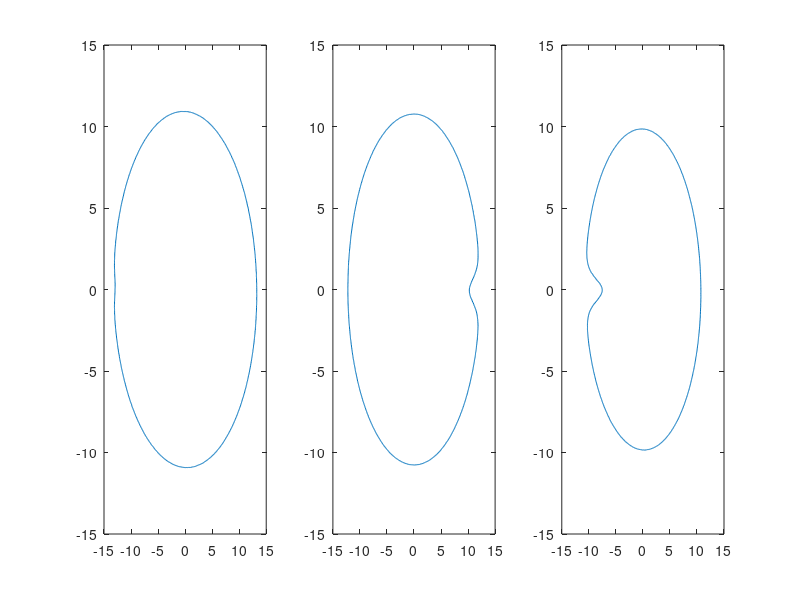

This chart was generated by the following MATLAB code:
% Generate realish looking stalk with synthetic data
%
% Features include 3 segments, upper segments taper, bowed segments,
% full interior, and rotated middle section.
%
% JH 8/8/2018
%
% =================== FROM DR COOK's "synthetic_stalk_sections.m" =====
% parameterized corn stalk cross-section
% Enumerating parameters:
%   - major diameter
%   - minor diameter
%   - notch depth
%   - notch width  <<<<----- THIS NEEDS WORK TO ALLOW FULL CONTROL!!!!!!
%   - amplitude of x-asymmetry
%   - location of x-asymmetry
%   - amplitude of y-asymmetry
%   - location of y-asymmetry
%   - probably should add breadth of x and y asymmetry features.  WHAT IS
%   THIS?

clear
clc

N = 1000;
theta = linspace(0,2*pi,N);
nloc = pi;  % notch location?
m = 1; % multiplier

% Data = [1;
%     24;
%     22.53;
%     23.3;
%     21;
%     0;
%     0;
%     41.08];

for i = 1:3
    
    %     % Basic Geometry
    %     min_diam = unifrnd(15,20);
    %     maj_diam = unifrnd(20,25);
    %    % Notch Geometry
    %     ndepth = unifrnd(0.1,0.25);
    %     nwidth = 1;
    


% DEFINE DESIRED GEOMETRY FOR EACH INTERNODE
        if i == 1       % Segments 5-7 (Top)
            min_diam = 22.6;
            maj_diam = 26.84;
            ndepth = 0.023;
            nwidth = 1;
        elseif i == 2
            min_diam = 21.3;
            maj_diam = 23.75;
            ndepth = .168;
            nwidth = 1;
        else
            min_diam = 19.64;
            maj_diam = 21.15;
            ndepth = .303;
            nwidth = 1;
        end
    
    min_diam = min_diam*m/2;
    maj_diam = maj_diam*m/2;
    ndepth = ndepth*m;
    
    
    % x-Asymmetry
    aAmp = unifrnd(-0.05,0.05);
    aSym = unifrnd(-pi,pi);
    
    % Random Noise
    noisex = unifrnd(-0.001,0.001,1,N);
    noisey = unifrnd(-0.001,0.001,1,N);
    
%     % playing with ndepth and nwidth to find problems in equation
%     nloc = pi;
%     ndepth = 0.3;
%     nwidth = 0.75;
    
    notch = ndepth./cosh((10/nwidth)*(theta-nloc)).^2;
%     figure(1)
%     plot(theta,notch)
%     notch(notch <= 0.001) = 0;
    % Could use the first non-zero point to determine where to start
    % looking for the notch measurement points. Look into the parametric
    % equations of the 
    
    asymmetry = aAmp*sin(theta - aSym);
    
    x = maj_diam*(cos(theta) + noisex + notch + asymmetry);
    
    %if mod(i,2) == 0, x = x*-1; end        % WHAT DOES THIS DO?
    
    % y-Asymmetry
    aAmp = unifrnd(-0.05,0.05);
    aSym = unifrnd(-pi,pi);
    asymmetry = aAmp*sin(theta - aSym);
    
    y = min_diam*(sin(theta) + noisey + asymmetry);
    rindx = unifrnd(0.92,0.94); % IS THIS EVEN USED DOWN THE LINE?
    rindy = unifrnd(0.92,0.94);
    
    X(i,:) = x;
    Y(i,:) = y;
end

%========================================================================
alpha = -(2*pi)*.5;         % must be a negative number for the shift function
% to work properly
% rotation matrix reassignment
new = ([X(2,:)' Y(2,:)']) *([cos(alpha) -sin(alpha); sin(alpha) cos(alpha)]);
Y(2,:) = new(:,2)';
X(2,:) = new(:,1)';


% Shift function
% Reassigns index values to compensate for the rotation
shift = round((-100*alpha)/(2*pi));

X2prime = zeros(1,(length(X) + shift));
X2prime((shift+1):end) = X(2,:);
X2prime(1:shift+1) = X2prime((length(X):end));
X2prime = X2prime(1:length(X));
X(2,:) = X2prime;

Y2prime = zeros(1,(length(Y) + shift));
Y2prime((shift+1):end) = Y(2,:);
Y2prime(1:shift+1) = Y2prime((length(Y):end));
Y2prime = Y2prime(1:length(Y));
Y(2,:) = Y2prime;

r = 15;
% Plot cross sections of stalks
figure(2)
hold on
set(gcf, 'Position', [300, 300, 1000, 350])

subplot(1,3,1)
plot(X(1,:),Y(1,:))
xlim([-r r])
ylim([-r r])

subplot(1,3,2)
plot(X(2,:),Y(2,:))
xlim([-r r])
ylim([-r r])

subplot(1,3,3)
plot(X(3,:),Y(3,:))
xlim([-r r])
ylim([-r r])

Xs(1,:) = X(1,:);
Ys(1,:) = Y(1,:);
Xs(1,100) = Xs(1,1);    % Solve the small gap problem
Ys(1,100) = Ys(1,1);

Xs(2,:) = X(2,:);
Ys(2,:) = Y(2,:);
Xs(2,100) = Xs(2,1);
Ys(2,100) = Ys(2,1);

Xs(3,:) = X(3,:);
Ys(3,:) = Y(3,:);
Xs(3,100) = Xs(3,1);
Ys(3,100) = Ys(3,1);

%use for loop to create multiple versions with different internode lengths
% for q=1:2

% Populate matrices (this method relies on the fact that the X and Y coords
% are centered at the origin)
L = 83*m; % internode length
a = L/40; % multiplier

Z = zeros(60,100);

for i = 1:80       % Generate Z vector
    Z(i,:) = i*a; %3*q instead of 4 if you are varying the lengths
end

% First segment
for i = 1:40
    X(i,:) = (.00000125*(i-20)^4 +.95)*Xs(1,:);
    Y(i,:) = (.00000125*(i-20)^4 +.95)*Ys(1,:);
end

% Second Segment

for i = 41:80
    X(i,:) = (.00000125*(i-60)^4 +.9)*Xs(2,:);
    Y(i,:) = (.00000125*(i-60)^4 +.9)*Ys(2,:);
end

% Make interpolation vectors into matrices
Zinterp = [2.075:0.25:Z(end,1)];
Zq = zeros(length(Zinterp),100);
Xq = zeros(length(Zinterp),100);
Yq = zeros(length(Zinterp),100);

for i = 1:100
    Xinterp = interp1(Z(:,i),X(:,i),Zinterp,'pchip');
    Yinterp = interp1(Z(:,i),Y(:,i),Zinterp,'pchip');
    for j = 1:length(Zinterp)
        Zq(j,i) = Zinterp(j);
        Xq(j,i) = Xinterp(j);
        Yq(j,i) = Yinterp(j);
    end
end


% Zq = [2.075:0.25:Z(end,1)];         % These are all row vectors and the interpolated ones can't be turned into column vectors for some reason
% Xq = interp1(Z(:,1),X(:,1),Zq);
% Yq = interp1(Z(:,1),Y(:,1),Zq);



% figure(3)
% plot3(X,Y,Z)
% xlabel('X');
% ylabel('Y');
% zlabel('Z');
% hold on
% plot3(Xq,Yq,Zq)
% % legend('original data','interpolated data')

%% TRY USING INTERP1 IN A GOOD DATA STRUCTURE TO INTERPOLATE ALL THE 3D DATA POINTS

% % Third Segment
% 
% for i = 81:120
%     X(i,:) = (.00000125*(i-100)^4 +.85)*Xs(3,:);
%     Y(i,:) = (.00000125*(i-100)^4 +.85)*Ys(3,:);
% end

% % This block is necessary because of the nature of the STL writer.
% % In the stitching process, it will make triangle connections from one
% % index to the other.  The first 60 indices are responsible for the
% % exterior where the generator works upwards.  The next 60 indices must
% % work from 'top to bottom'
% flipper = flip(Z);
% Z(61:120,:) = flipper;
% 
% X(61:120,:) = zeros;
% flipper = flip(X(1:60,:));
% X(61:120,:) = .8*flipper;
% 
% Y(61:120,:) = zeros;
% flipper = flip(Y(1:60,:));
% Y(61:120,:) = .8*flipper;
% 
% Z(121,:) = 4;
% X(121,:) = X(1,:);
% Y(121,:) = Y(1,:);

% also note the necessity of duplicate points to finish the stitching






% surf2stl_V1('stalk.stl',X,Y,Z)

% surf2stl_V1('stalkinterp.stl',Xq,Yq,Zq)








%     %writes the STL
%     if q==1
%         surf2stl_V1('qTest1.stl',X,Y,Z)
%     else
%         surf2stl_V1('qTest2.stl',X,Y,Z)
%     end
% end
% to write to different stls and complete the loop for multiple
% internode lengths of the same geometry cross-section
